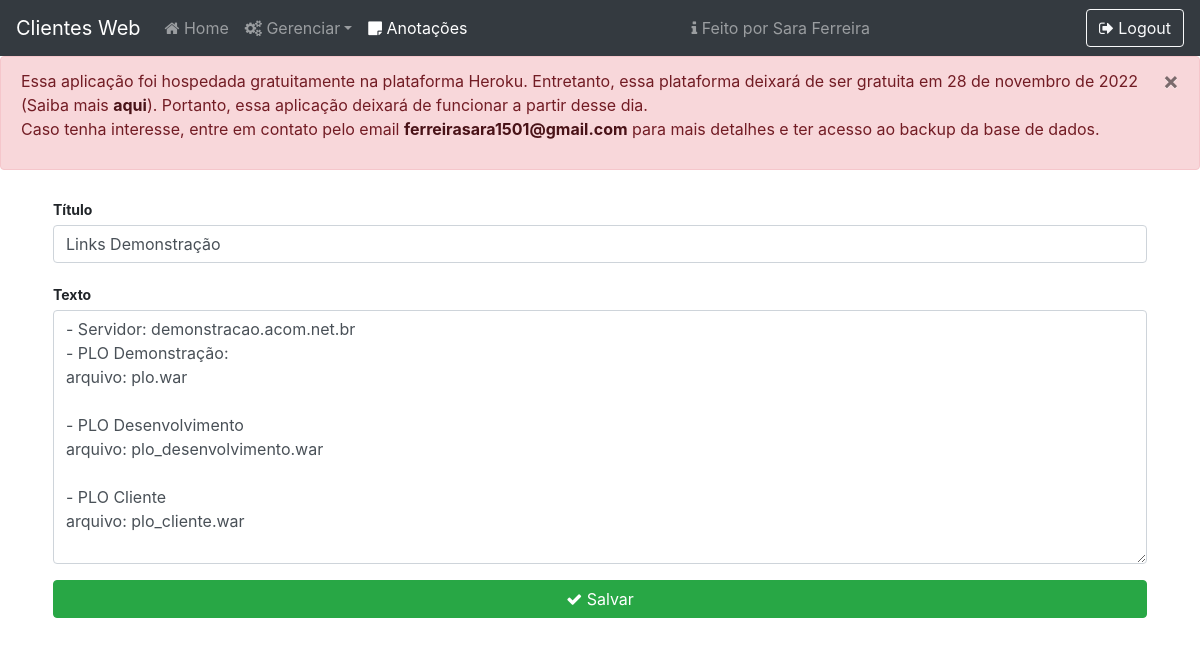
The page /notes/edit/3 (signed in) on the database as committed earlier.
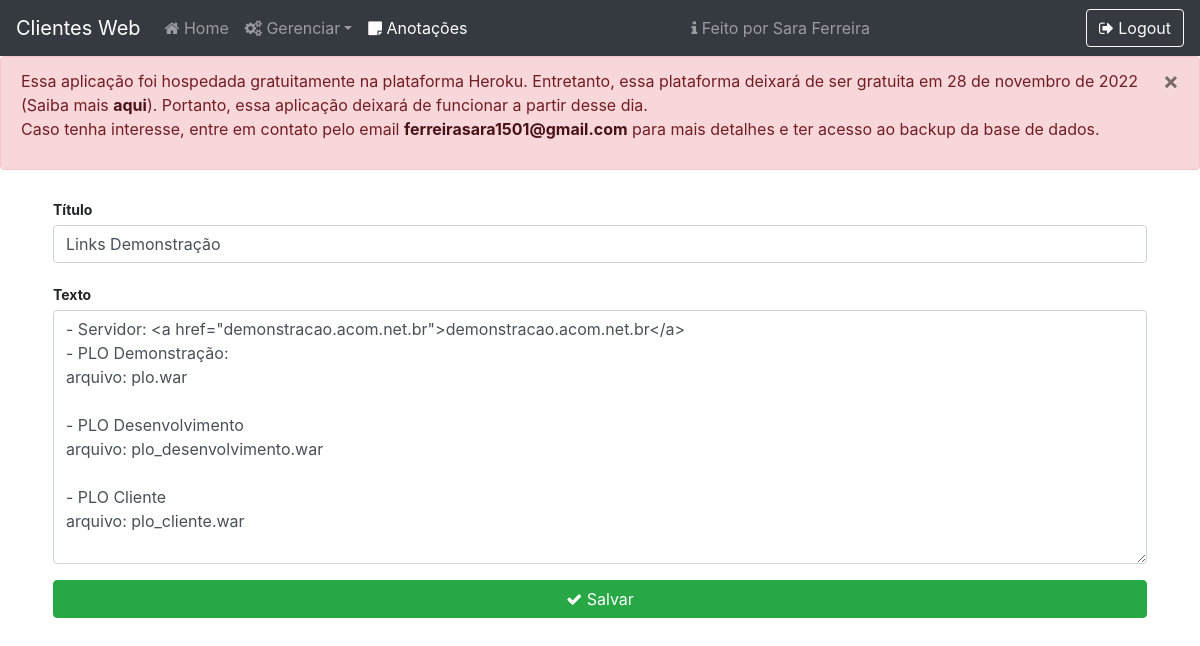
The same page on the database as committed later.
### core/models.py (models this page shows, shortened)
class Note(models.Model):
    title = models.CharField('Title', max_length=300)
    text = models.TextField()

### core/views.py (the view)
# urls.py: path('notes/edit/<int:idNote>', editNote, name='editNote'),
def editNote(request, idNote):
    if str(request.user) != 'AnonymousUser':
        instance = get_object_or_404(Note, id=idNote)
        form = NoteForm(request.POST or None, instance=instance)
        if form.is_valid():
            form.save()
            return render(request, 'view-note.html', {'note': instance})
        return render(request, 'edit-note.html', {'form': form})
    else:
        return loginUser(request)

### core/forms.py
class NoteForm(forms.ModelForm):
    class Meta:
        model = Note
        fields = ['title', 'text']

### core/templatetags/custom_filters.py (called while the page is built)
@register.filter(name='addclass')
def addclass(value, arg):
    return value.as_widget(attrs={'class': arg})

### core/templates/edit-note.html (shortened to what this page needs)
{% load static %}
{% load custom_filters %}
<!DOCTYPE html>
<html lang="pt-br">
<head>
    <link rel="stylesheet" href="{% static 'css/style.css' %}">
    <link rel="stylesheet" href="https://cdnjs.cloudflare.com/ajax/libs/font-awesome/4.7.0/css/font-awesome.min.css">
    <link rel="stylesheet" href="https://stackpath.bootstrapcdn.com/bootstrap/4.5.0/css/bootstrap.min.css">
</head>
<body>
    <nav class="navbar stick-top navbar-expand-lg navbar-dark bg-dark">
        <a class="navbar-brand" href="{% url 'index' %}">Clientes Web</a>
        <div class="collapse navbar-collapse" id="navbarTogglerDemo03">
            <ul class="navbar-nav mr-auto mt-2 mt-lg-0 navbar-left">
                <li class="nav-item"><a class="nav-link" href="{% url 'index' %}"><i class="fa fa-home"></i> Home</a></li>
                <li class="nav-item dropdown">
                    <a class="nav-link dropdown-toggle" id="navbarDropdown" role="button" data-toggle="dropdown" aria-haspopup="true" aria-expanded="false"><i class="fa fa-cogs"></i> Gerenciar</a>
                </li>
                <li class="nav-item"><a class="nav-link active" href="{% url 'notes' %}"><i class="fa fa-sticky-note"></i> Anotações</a></li>
            </ul>
            <ul class="navbar-nav mr-auto mt-2 mt-lg-0 navbar-rigth">
                <li class="nav-item">
                    <a class="nav-link" href="https://github.com/ferreirasara/" target="_blank" rel="noreferrer"><i class="fa fa-info"></i> Feito por Sara Ferreira</a>
                </li>
            </ul>
            <a href="{% url 'logout' %}" type="button" class="btn btn-outline-light"><i class="fa fa-sign-out"></i> Logout</a>
        </div>
    </nav>
    <div class="alert alert-danger" role="alert">
        <button type="button" class="close" data-dismiss="alert" aria-label="Close">
            <span aria-hidden="true">&times;</span>
        </button>
        <p>
            Essa aplicação foi hospedada gratuitamente na plataforma Heroku.
            Entretanto, essa plataforma deixará de ser gratuita em 28 de novembro de 2022 (Saiba mais <a href="https://blog.heroku.com/next-chapter" class="alert-link" target="_blank" rel="noreferrer">aqui</a>).
            Portanto, essa aplicação deixará de funcionar a partir desse dia.
            <br/>Caso tenha interesse, entre em contato pelo email <a class="alert-link" href="mailto:ferreirasara1501@gmail.com">ferreirasara1501@gmail.com</a> para mais detalhes e ter acesso ao backup da base de dados.
        </p>
    </div>
    <div class="container">
        <div class="container justify-content-center w-70 p-2">
            <form method="post" class="form" autocomplete="off">{% csrf_token %}
                <div class="form-group">
                    <label class="col-form-label col-form-label-sm"><b>Título</b></label>
                    {{ form.title|addclass:"form-control" }}
                </div>
                <div class="form-group">
                    <label class="col-form-label col-form-label-sm"><b>Texto</b></label>
                    {{ form.text|addclass:"form-control" }}
                </div>
                <div class="form-group">
                    <button type="submit" class="btn btn-block btn-success mt-2"><i class="fa fa-check"></i> Salvar</button>
                </div>
            </form>
        </div>
    </div>
</body>
</html>

Rows that differ between the two databases and show on the page:
changed Note "Links Demonstração": text "- Servidor: demonstracao.acom.net.br - PLO Demonstração: arquivo:…" → "- Servidor: <a href=\"demonstracao.acom.net.br\">demonstracao.acom.net.br</a> - PLO Demonstração: arquivo:…"
